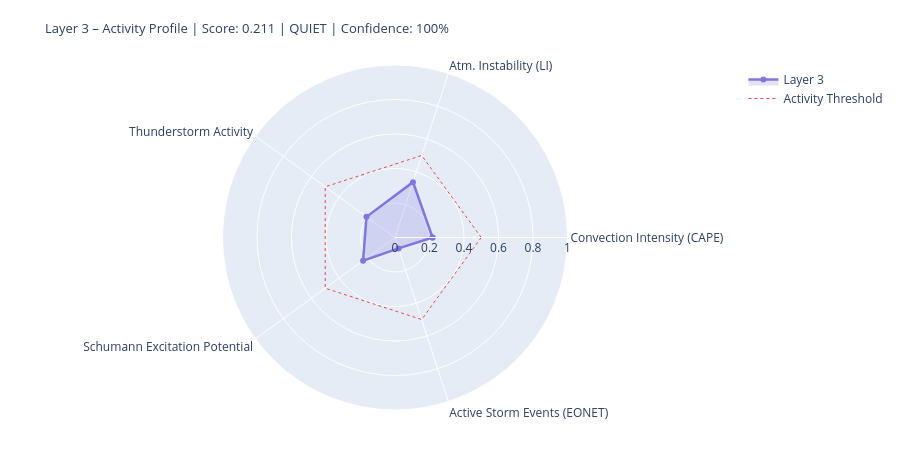

The code cell stored with this chart in its notebook:
### Markdown cell above
---
## 4. State Assessment & Handoff to Layer 4/5

### Code cell
# ============================================================
# LAYER-3-SCORE
# Five dynamic components
# ============================================================

def norm(v, lo, hi):
    if v is None or (isinstance(v, float) and math.isnan(v)): return None
    return round(max(0.0, min(1.0, (v - lo) / (hi - lo))), 4)

# --- 1) Convection intensity (global CAPE mean) ---
cape_mean = df_atm['cape'].dropna().mean() if not df_atm.empty else None
conv_score = norm(cape_mean, 0, 3000)
conv_src   = 'primary' if cape_mean is not None else 'missing'

# --- 2) Atmospheric instability (LI mean) ---
li_mean   = df_atm['li'].dropna().mean() if not df_atm.empty else None
# Negative LI = unstable → higher score
instab_score = norm(-li_mean if li_mean is not None else None, -6, 6)
instab_src   = 'primary' if li_mean is not None else 'missing'

# --- 3) Thunderstorm activity (mean thunder score + WMO count) ---
thunder_mean = df_atm['thunder_score'].mean() if not df_atm.empty else None
n_thunder    = int(df_atm['thunderstorm'].sum()) if not df_atm.empty else 0
thunder_score_val = norm(
    (thunder_mean or 0) * 0.7 + n_thunder * 0.1, 0, 1.0
) if thunder_mean is not None else None
thunder_src = 'primary'

# --- 4) Schumann excitation potential (weighted Schumann contribution) ---
schumann_pot = df_atm['schumann_contribution'].mean() if not df_atm.empty else None
# Boosted by Layer-2 thunderstorm trigger
if schumann_pot is not None and l2_thunder:
    schumann_pot = min(1.0, schumann_pot * 1.2)
schumann_score = norm(schumann_pot, 0, 1.0) if schumann_pot is not None else None
schumann_src   = 'derived'

# --- 5) Storm activity (NASA EONET) ---
# Distinction: None = data not loaded, 0.0 = loaded but no events
storm_score = None
storm_src   = 'missing'
if raw.get('storms') is not None:          # API reached successfully
    storm_score = norm(len(storm_events), 0, 30) if storm_events else 0.0
    storm_src   = 'primary'

# X-Ray and Kp: context only, not in dynamic score
# (X-Ray = Layer-0/4 driver; Kp = geomagnetic index, not a lightning proxy)
xray_context = None
if raw.get('xray'):
    df_xc = pd.DataFrame(raw['xray'])
    fc = next((c for c in df_xc.columns
               if any(k in c.lower() for k in ['flux','long']) and 'time' not in c.lower()),
              df_xc.columns[1])
    df_xc[fc] = pd.to_numeric(df_xc[fc], errors='coerce')
    xray_last = df_xc[fc].dropna().iloc[-1] if not df_xc[fc].dropna().empty else None
    if xray_last:
        xray_class = ('X' if xray_last>=1e-4 else 'M' if xray_last>=1e-5
                      else 'C' if xray_last>=1e-6 else 'B')
        xray_context = {'flux': float(xray_last), 'class': xray_class}
        print(f'X-Ray context: {xray_class}-class ({xray_last:.2e} W/m²)')

# --- Aggregate ---
COMPONENTS = {
    'Convection Intensity (CAPE)':  {'score': conv_score,       'source': conv_src,    'dynamic': True},
    'Atm. Instability (LI)':         {'score': instab_score,     'source': instab_src,  'dynamic': True},
    'Thunderstorm Activity':              {'score': thunder_score_val, 'source': thunder_src, 'dynamic': True},
    'Schumann Excitation Potential':   {'score': schumann_score,   'source': schumann_src,'dynamic': True},
    'Active Storm Events (EONET)': {'score': storm_score,      'source': storm_src,   'dynamic': True},
}

available   = {k: v['score'] for k, v in COMPONENTS.items() if v['score'] is not None}
unavailable = [k for k, v in COMPONENTS.items() if v['score'] is None]
layer3_score = round(sum(available.values()) / len(available), 4) if available else None
confidence   = round(len(available) / len(COMPONENTS), 2)
level = ('unknown' if layer3_score is None
         else 'quiet'   if layer3_score < 0.3
         else 'moderate' if layer3_score < 0.6
         else 'active')
dominant_l3 = max(available, key=available.get) if available else 'none'

# --- Ausgabe ---
W = 68
print('=' * W)
print('LAYER 3 – ATMOSPHERE / WEATHER / THUNDERSTORMS – STATE ASSESSMENT')
print('=' * W)
for name, comp in COMPONENTS.items():
    s = comp['score']
    if s is not None:
        bar = '█' * int(s * 20) + '░' * (20 - int(s * 20))
        print(f'  {name:<36} {bar}  {s:.3f}  [{comp["source"]}]')
    else:
        print(f'  {name:<36} {"─" * 20}  n/a   [missing]')
print('-' * W)
print(f'  Score:        {layer3_score:.3f}  ({len(available)}/{len(COMPONENTS)} components)')
print(f'  Confidence:   {confidence:.0%}')
print(f'  Level:        {level.upper()}')
print(f'  Dominant:     {dominant_l3}')
print(f'  CAPE mean:    {cape_mean:.0f} J/kg' if cape_mean else '  CAPE mean:    n/a')
print(f'  LI mean:      {li_mean:.1f} K' if li_mean is not None else '  LI mean:      n/a')
print(f'  Thunderstorms:{n_thunder} points (WMO)  +  {len(storm_events)} NASA EONET')
print('=' * W)

# Radar
cats   = list(available.keys())
vals_r = list(available.values())
if len(cats) >= 3:
    fig = go.Figure()
    fig.add_trace(go.Scatterpolar(
        r=vals_r + [vals_r[0]], theta=cats + [cats[0]],
        fill='toself', fillcolor='rgba(127,119,221,0.22)',
        line=dict(color='#7F77DD', width=2.5), name='Layer 3'
    ))
    fig.add_trace(go.Scatterpolar(
        r=[0.5] * (len(cats)+1), theta=cats + [cats[0]],
        line=dict(color='#E24B4A', dash='dot', width=1),
        mode='lines', name='Activity Threshold'
    ))
    fig.update_layout(
        title=dict(
            text=f'Layer 3 – Activity Profile | Score: {layer3_score:.3f} | {level.upper()} | Confidence: {confidence:.0%}',
            font=dict(size=13)
        ),
        polar=dict(radialaxis=dict(visible=True, range=[0, 1])),
        height=450, showlegend=True,
        margin=dict(l=60, r=60, t=65, b=40)
    )
    fig.show()

### Figure 1 — Plotly figure (JSON) as saved in the notebook; plotly's stock layout.template omitted (floating-point values rounded to 4 significant figures)
{"data": [{"fill": "toself", "fillcolor": "rgba(127,119,221,0.22)", "line": {"color": "#7F77DD", "width": 2.5}, "name": "Layer 3", "r": [0.2178, 0.3375, 0.2043, 0.2288, 0.0667, 0.2178], "theta": ["Convection Intensity (CAPE)", "Atm. Instability (LI)", "Thunderstorm Activity", "Schumann Excitation Potential", "Active Storm Events (EONET)", "Convection Intensity (CAPE)"], "type": "scatterpolar"}, {"line": {"color": "#E24B4A", "dash": "dot", "width": 1}, "mode": "lines", "name": "Activity Threshold", "r": [0.5, 0.5, 0.5, 0.5, 0.5, 0.5], "theta": ["Convection Intensity (CAPE)", "Atm. Instability (LI)", "Thunderstorm Activity", "Schumann Excitation Potential", "Active Storm Events (EONET)", "Convection Intensity (CAPE)"], "type": "scatterpolar"}], "layout": {"height": 450, "margin": {"b": 40, "l": 60, "r": 60, "t": 65}, "polar": {"radialaxis": {"range": [0, 1], "visible": true}}, "showlegend": true, "title": {"font": {"size": 13}, "text": "Layer 3 – Activity Profile | Score: 0.211 | QUIET | Confidence: 100%"}}}
